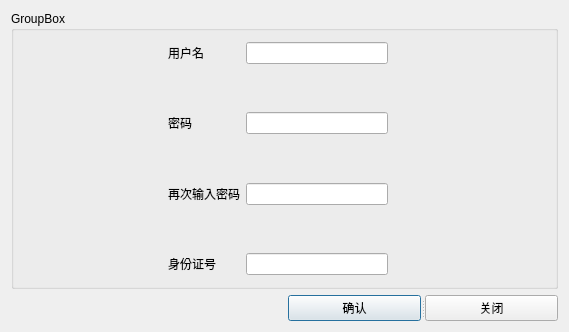
<?xml version="1.0" encoding="UTF-8"?>
<ui version="4.0">
 <class>RegisDialog</class>
 <widget class="QDialog" name="RegisDialog">
  <property name="geometry">
   <rect>
    <x>0</x>
    <y>0</y>
    <width>569</width>
    <height>332</height>
   </rect>
  </property>
  <property name="windowTitle">
   <string>RegisDialog</string>
  </property>
  <layout class="QGridLayout" name="gridLayout_2">
   <item row="0" column="0" colspan="2">
    <widget class="QGroupBox" name="groupBox">
     <property name="title">
      <string>GroupBox</string>
     </property>
     <layout class="QGridLayout" name="gridLayout">
      <item row="5" column="1">
       <spacer name="verticalSpacer_3">
        <property name="orientation">
         <enum>Qt::Vertical</enum>
        </property>
        <property name="sizeHint" stdset="0">
         <size>
          <width>20</width>
          <height>40</height>
         </size>
        </property>
       </spacer>
      </item>
      <item row="2" column="1">
       <widget class="QLabel" name="Password">
        <property name="text">
         <string>密码</string>
        </property>
       </widget>
      </item>
      <item row="0" column="2">
       <widget class="QLineEdit" name="UsernameEdit"/>
      </item>
      <item row="2" column="2">
       <widget class="QLineEdit" name="PassEdit"/>
      </item>
      <item row="0" column="3">
       <widget class="QLabel" name="rightUser">
        <property name="text">
         <string/>
        </property>
        <property name="scaledContents">
         <bool>true</bool>
        </property>
       </widget>
      </item>
      <item row="0" column="1">
       <widget class="QLabel" name="Username">
        <property name="text">
         <string>用户名</string>
        </property>
       </widget>
      </item>
      <item row="6" column="2">
       <widget class="QLineEdit" name="IDEdit"/>
      </item>
      <item row="4" column="2">
       <widget class="QLineEdit" name="PassEdit2"/>
      </item>
      <item row="4" column="1">
       <widget class="QLabel" name="Password2">
        <property name="text">
         <string>再次输入密码</string>
        </property>
       </widget>
      </item>
      <item row="4" column="3">
       <widget class="QLabel" name="rightPass">
        <property name="text">
         <string/>
        </property>
        <property name="scaledContents">
         <bool>true</bool>
        </property>
       </widget>
      </item>
      <item row="6" column="3">
       <widget class="QLabel" name="rightID">
        <property name="text">
         <string/>
        </property>
       </widget>
      </item>
      <item row="6" column="1">
       <widget class="QLabel" name="ID">
        <property name="text">
         <string>身份证号</string>
        </property>
       </widget>
      </item>
      <item row="0" column="4">
       <spacer name="horizontalSpacer_4">
        <property name="orientation">
         <enum>Qt::Horizontal</enum>
        </property>
        <property name="sizeHint" stdset="0">
         <size>
          <width>40</width>
          <height>20</height>
         </size>
        </property>
       </spacer>
      </item>
      <item row="2" column="3">
       <widget class="QLabel" name="label">
        <property name="enabled">
         <bool>false</bool>
        </property>
        <property name="whatsThis">
         <string>sss</string>
        </property>
        <property name="styleSheet">
         <string notr="true"/>
        </property>
        <property name="text">
         <string/>
        </property>
        <property name="textFormat">
         <enum>Qt::PlainText</enum>
        </property>
        <property name="pixmap">
         <pixmap resource="regisRes.qrc">:/image/images(2).jpg</pixmap>
        </property>
        <property name="scaledContents">
         <bool>true</bool>
        </property>
       </widget>
      </item>
      <item row="0" column="0">
       <spacer name="horizontalSpacer_3">
        <property name="orientation">
         <enum>Qt::Horizontal</enum>
        </property>
        <property name="sizeHint" stdset="0">
         <size>
          <width>40</width>
          <height>20</height>
         </size>
        </property>
       </spacer>
      </item>
      <item row="3" column="1">
       <spacer name="verticalSpacer_2">
        <property name="orientation">
         <enum>Qt::Vertical</enum>
        </property>
        <property name="sizeHint" stdset="0">
         <size>
          <width>20</width>
          <height>40</height>
         </size>
        </property>
       </spacer>
      </item>
      <item row="1" column="1">
       <spacer name="verticalSpacer">
        <property name="orientation">
         <enum>Qt::Vertical</enum>
        </property>
        <property name="sizeHint" stdset="0">
         <size>
          <width>20</width>
          <height>40</height>
         </size>
        </property>
       </spacer>
      </item>
     </layout>
    </widget>
   </item>
   <item row="1" column="0">
    <spacer name="horizontalSpacer">
     <property name="orientation">
      <enum>Qt::Horizontal</enum>
     </property>
     <property name="sizeHint" stdset="0">
      <size>
       <width>270</width>
       <height>20</height>
      </size>
     </property>
    </spacer>
   </item>
   <item row="1" column="1">
    <widget class="QSplitter" name="splitter">
     <property name="orientation">
      <enum>Qt::Horizontal</enum>
     </property>
     <widget class="QPushButton" name="confirmButton">
      <property name="text">
       <string>确认</string>
      </property>
     </widget>
     <widget class="QPushButton" name="cancelButton">
      <property name="text">
       <string>关闭</string>
      </property>
     </widget>
    </widget>
   </item>
  </layout>
 </widget>
 <layoutdefault spacing="6" margin="11"/>
 <tabstops>
  <tabstop>UsernameEdit</tabstop>
  <tabstop>PassEdit</tabstop>
  <tabstop>PassEdit2</tabstop>
  <tabstop>IDEdit</tabstop>
  <tabstop>confirmButton</tabstop>
  <tabstop>cancelButton</tabstop>
 </tabstops>
 <resources>
  <include location="regisRes.qrc"/>
  <include location="testqt.qrc"/>
 </resources>
 <connections>
  <connection>
   <sender>UsernameEdit</sender>
   <signal>editingFinished()</signal>
   <receiver>RegisDialog</receiver>
   <slot>slot1()</slot>
   <hints>
    <hint type="sourcelabel">
     <x>292</x>
     <y>43</y>
    </hint>
    <hint type="destinationlabel">
     <x>302</x>
     <y>-9</y>
    </hint>
   </hints>
  </connection>
  <connection>
   <sender>confirmButton</sender>
   <signal>clicked()</signal>
   <receiver>RegisDialog</receiver>
   <slot>slot3()</slot>
   <hints>
    <hint type="sourcelabel">
     <x>400</x>
     <y>317</y>
    </hint>
    <hint type="destinationlabel">
     <x>427</x>
     <y>-5</y>
    </hint>
   </hints>
  </connection>
  <connection>
   <sender>IDEdit</sender>
   <signal>textChanged(QString)</signal>
   <receiver>RegisDialog</receiver>
   <slot>slot2()</slot>
   <hints>
    <hint type="sourcelabel">
     <x>269</x>
     <y>271</y>
    </hint>
    <hint type="destinationlabel">
     <x>260</x>
     <y>-8</y>
    </hint>
   </hints>
  </connection>
  <connection>
   <sender>cancelButton</sender>
   <signal>clicked()</signal>
   <receiver>RegisDialog</receiver>
   <slot>close()</slot>
   <hints>
    <hint type="sourcelabel">
     <x>496</x>
     <y>310</y>
    </hint>
    <hint type="destinationlabel">
     <x>422</x>
     <y>-12</y>
    </hint>
   </hints>
  </connection>
  <connection>
   <sender>PassEdit2</sender>
   <signal>textChanged(QString)</signal>
   <receiver>RegisDialog</receiver>
   <slot>slot4()</slot>
   <hints>
    <hint type="sourcelabel">
     <x>332</x>
     <y>194</y>
    </hint>
    <hint type="destinationlabel">
     <x>363</x>
     <y>-12</y>
    </hint>
   </hints>
  </connection>
 </connections>
 <slots>
  <slot>slot1()</slot>
  <slot>slot2()</slot>
  <slot>slot3()</slot>
  <slot>slot4()</slot>
 </slots>
</ui>
